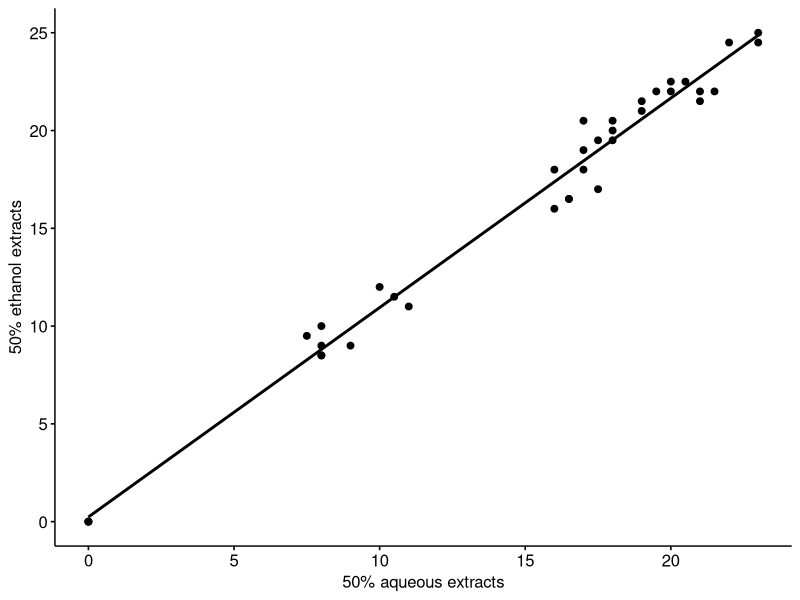
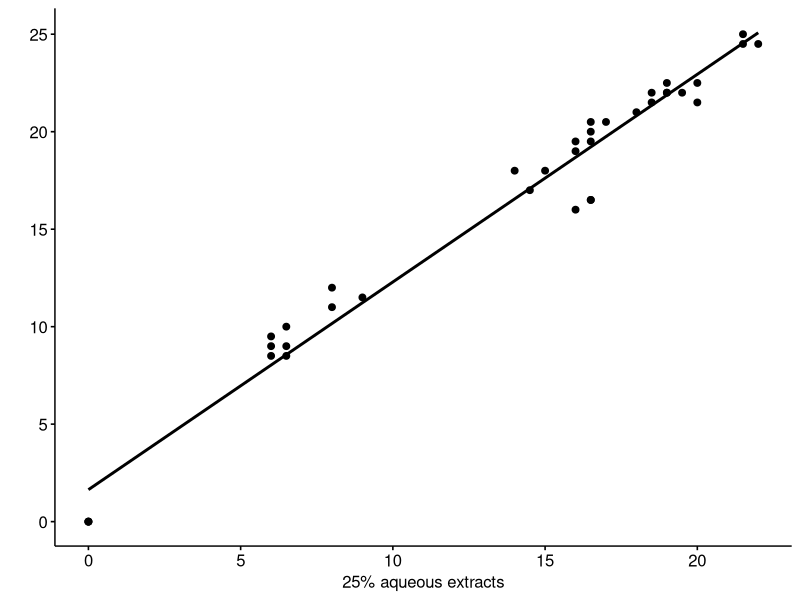
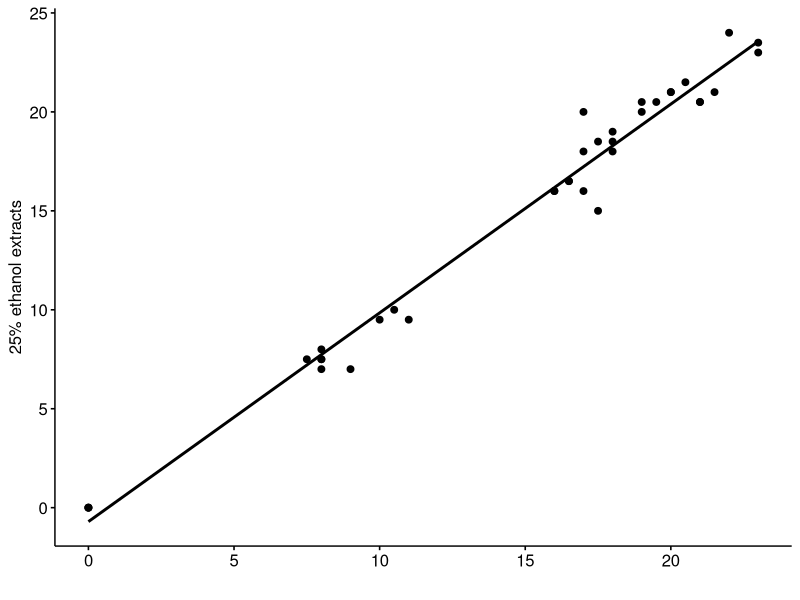
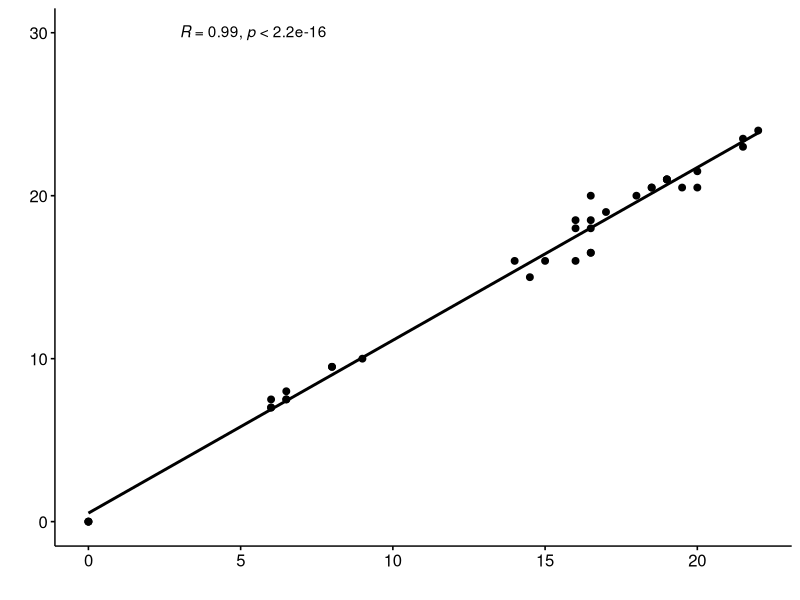

Write R code to recreate these figures, in order. (Note: this script raises an error after producing the figures.)
library(openxlsx)
library(ggplot2)
library(ggpubr)
library(cowplot)


rm(list=ls())
set.seed(123)

input = read.xlsx("inputs/data.xlsx")
str(input)
input[input == 0.0] = 0
############# checking if there is any NA values

table(is.na(input))

######### trabsforming the variables in to numeric 
input$AE.25 = as.numeric(input$AE.25)
input$AE.50 = as.numeric(input$AE.50)
input$EE.25 = as.numeric(input$EE.25)
input$EE.50 = as.numeric(input$EE.50)

g1 = ggscatter(input, x="AE.50", y="EE.50", add = "reg.line",
              xlab = "50% aqueous extracts", 
              ylab = "50% ethanol extracts")


g2 = ggscatter(input, x="AE.25", y="EE.50", add = "reg.line",
               xlab = "25% aqueous extracts",
               ylab = "")

g3 = ggscatter(input, x="AE.50", y="EE.25", add = "reg.line",
               xlab = " ", 
               ylab = "25% ethanol extracts")


g4 = ggscatter(input, x="AE.25", y="EE.25", add = "reg.line",
               xlab = " ",
               ylab = " ")+
  stat_cor(method = "pearson", label.x = 3, label.y = 30)

pdf("outputs/correlation.pdf",
    width = 6.13,
    height = 5.60)
plot_grid(g3, g4, g1, g2)
dev.off()

types = factor(input$tree.type)
tree = factor(input$med.plants)

pdf("outputs/boxplot_tree_types.pdf")
boxplot(cbind(AE.25, AE.50, EE.25, EE.50)~types, input, ylab = "Extracts", xlab = "Tree types")
dev.off()


model = lm(AE.25~types+tree+types*tree, input)
af <- anova(model)
anova(model)
afss <- af$"Sum Sq"
ve.ae.25 = cbind(af,PctExp=afss/sum(afss)*100)
ve.ae.25$variables = row.names(ve.ae.25)
ve.ae.25.pie = ve.ae.25[, c(6,7)]

pie = ggplot(ve.ae.25.pie, aes(x="", y=PctExp, fill=variables)) + geom_bar(stat="identity", width=1)+
  coord_polar("y", start=0)+
  geom_text(aes(label = paste0(round(PctExp, 1), "%")), position = position_stack(vjust = 0.5))+
  scale_fill_manual(values=c("#55DDE0", "#33658A", "#2F4858", "#F6AE2D", "#F26419", "#999999"))+ 
  labs(x = NULL, y = NULL, fill = NULL, title = "25% aqeous extracts")+
  theme_classic() + theme(axis.line = element_blank(),
                                    axis.text = element_blank(),
                                    axis.ticks = element_blank(),
                                    plot.title = element_text(hjust = 0.5, color = "#666666"))


model = lm(AE.50~types+tree+types*tree, input)
af <- anova(model)
anova(model)
afss <- af$"Sum Sq"
ve.ae.50 = cbind(af,PctExp=afss/sum(afss)*100)
ve.ae.50$variables = row.names(ve.ae.50)
ve.ae.50.pie = ve.ae.50[, c(6,7)]

pie1 = ggplot(ve.ae.50.pie, aes(x="", y=PctExp, fill=variables)) + geom_bar(stat="identity", width=1)+
  coord_polar("y", start=0)+
  geom_text(aes(label = paste0(round(PctExp, 1), "%")), position = position_stack(vjust = 0.5))+
  scale_fill_manual(values=c("#55DDE0", "#33658A", "#2F4858", "#F6AE2D", "#F26419", "#999999"))+ 
  labs(x = NULL, y = NULL, fill = NULL, title = "50% aqeous extracts")+
  theme_classic() + theme(axis.line = element_blank(),
                          axis.text = element_blank(),
                          axis.ticks = element_blank(),
                          plot.title = element_text(hjust = 0.5, color = "#666666"))

model = lm(EE.25~types+tree+types*tree, input)
af <- anova(model)
anova(model)
afss <- af$"Sum Sq"
ve.ee.25 = cbind(af,PctExp=afss/sum(afss)*100)

ve.ee.25$variables = row.names(ve.ee.25)
ve.ee.25.pie = ve.ee.25[, c(6,7)]
pie2 = ggplot(ve.ee.25.pie, aes(x="", y=PctExp, fill=variables)) + geom_bar(stat="identity", width=1)+
  coord_polar("y", start=0)+
  geom_text(aes(label = paste0(round(PctExp, 1), "%")), position = position_stack(vjust = 0.5))+
  scale_fill_manual(values=c("#55DDE0", "#33658A", "#2F4858", "#F6AE2D", "#F26419", "#999999"))+ 
  labs(x = NULL, y = NULL, fill = NULL, title = "25% ethanol extracts")+
  theme_classic() + theme(axis.line = element_blank(),
                          axis.text = element_blank(),
                          axis.ticks = element_blank(),
                          plot.title = element_text(hjust = 0.5, color = "#666666"))

model = lm(EE.50~types+tree+types*tree, input)
af <- anova(model)
anova(model)
afss <- af$"Sum Sq"
ve.ee.50 = cbind(af,PctExp=afss/sum(afss)*100)
ve.ee.50$variables = row.names(ve.ee.50)
ve.ee.50.pie = ve.ee.50[, c(6,7)]
pie3 = ggplot(ve.ee.50.pie, aes(x="", y=PctExp, fill=variables)) + geom_bar(stat="identity", width=1)+
  coord_polar("y", start=0)+
  geom_text(aes(label = paste0(round(PctExp, 1), "%")), position = position_stack(vjust = 0.5))+
  scale_fill_manual(values=c("#55DDE0", "#33658A", "#2F4858", "#F6AE2D", "#F26419", "#999999"))+ 
  labs(x = NULL, y = NULL, fill = NULL, title = "50% ethanol extracts")+
  theme_classic() + theme(axis.line = element_blank(),
                          axis.text = element_blank(),
                          axis.ticks = element_blank(),
                          plot.title = element_text(hjust = 0.5, color = "#666666"))

pedf("outputs/variance_explained.pdf")
plot_grid(pie, pie1, pie2, pie3)
dev.off()
